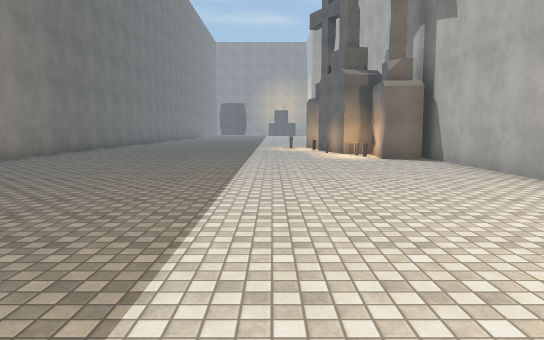
[1] (above)

21 first-person views from a walk through a 3-D level made in the Unity game engine. The camera is 1.5 m above the floor, tilts 6° down and sees 70° across. The floor is counted in squares, 2 m on a side. Each view is taken from the middle of a square. On the plan, view 1 faces up. The plan holds only what a view shows up to about 12 squares ahead; the rest is blank. The place goes on beyond the plan. The player is left out. Surface patterns are stand-ins for the level's own textures.

[2]
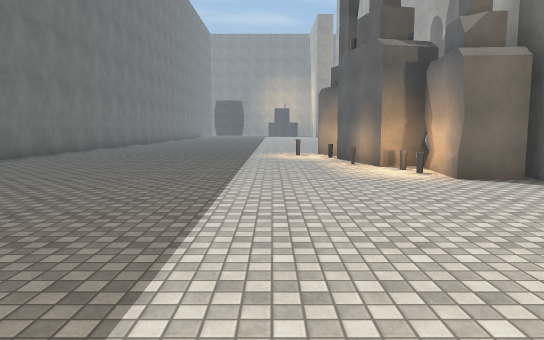

[3]
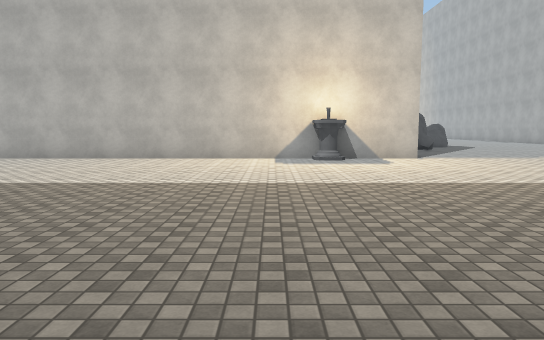

[4]
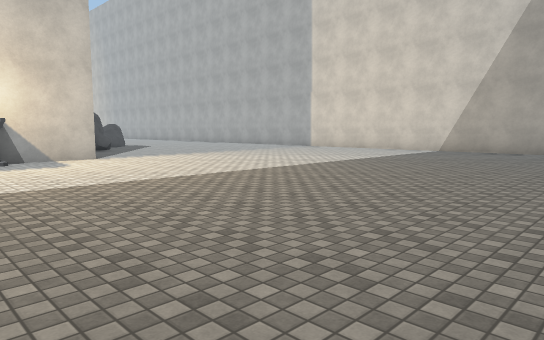

[5]
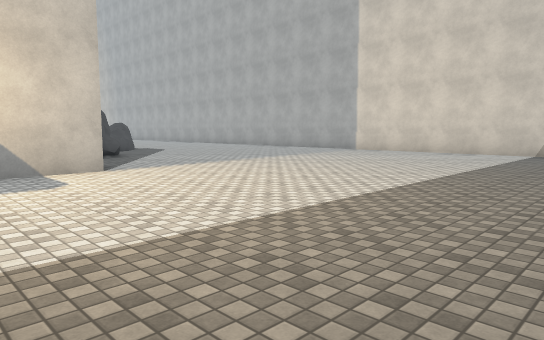

[6]
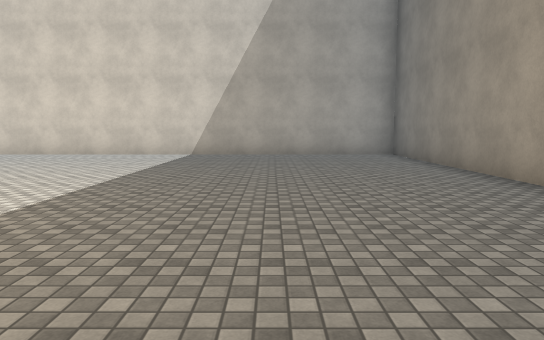

[7]
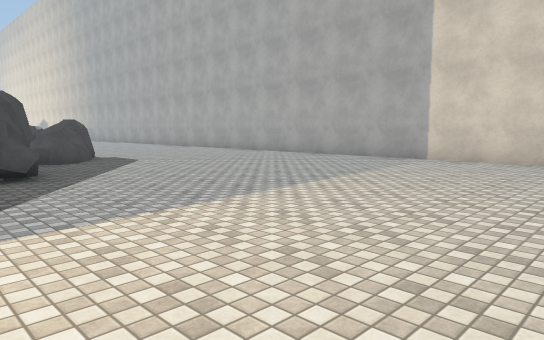

[8]
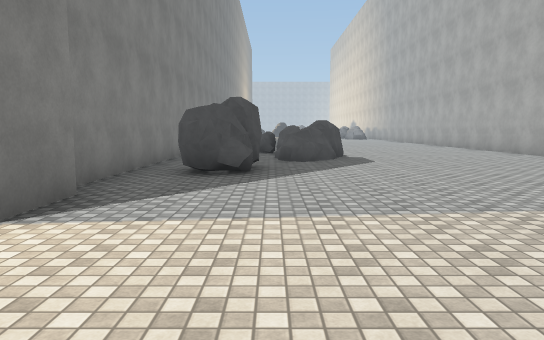

[9]
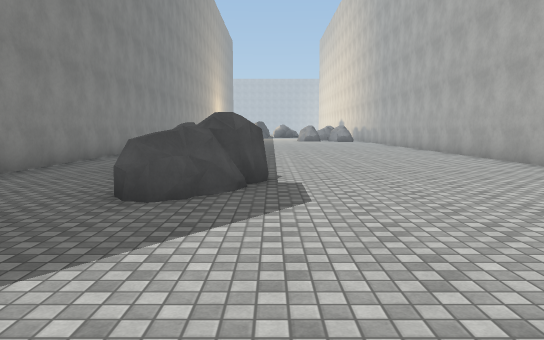

[10]
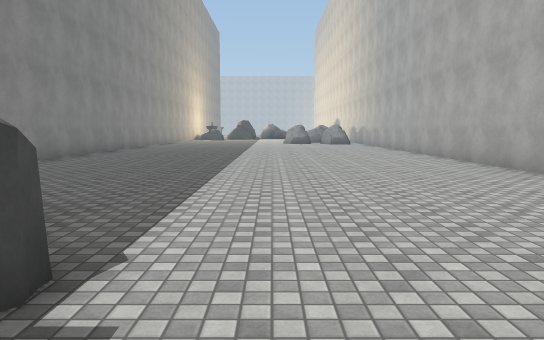

[11]
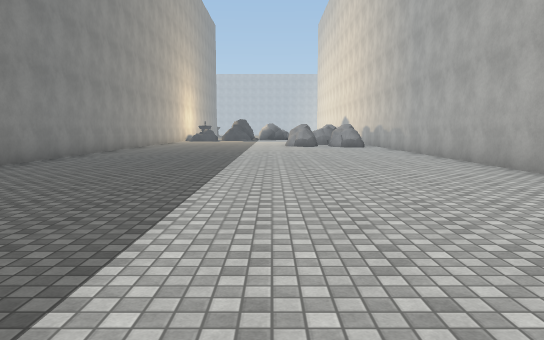

[12]
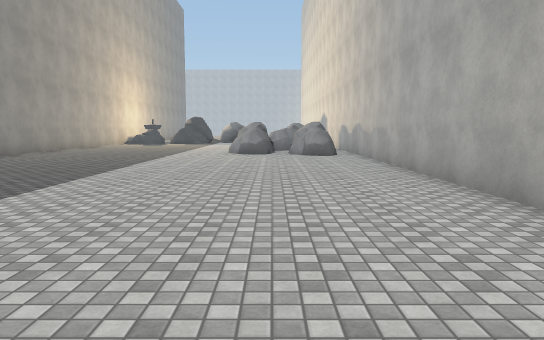

[13]
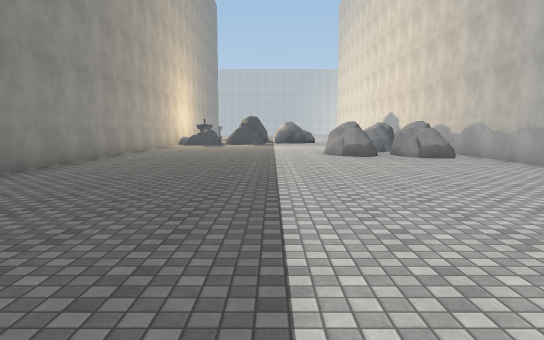

[14]
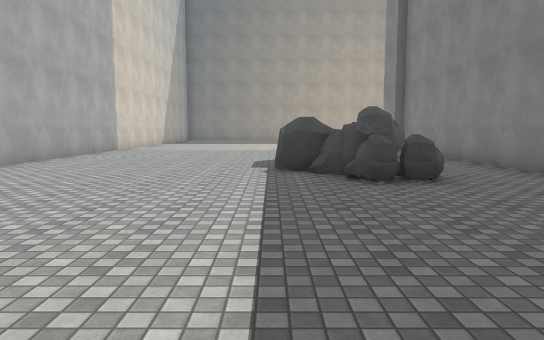

[15]
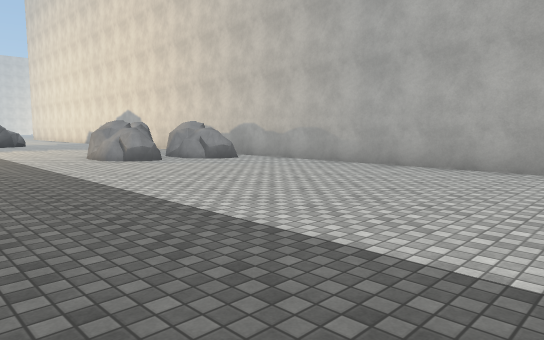

[16]
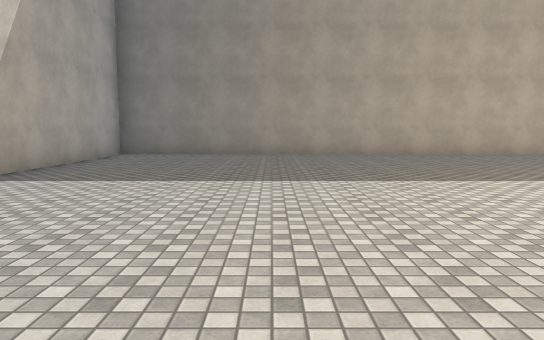

[17]
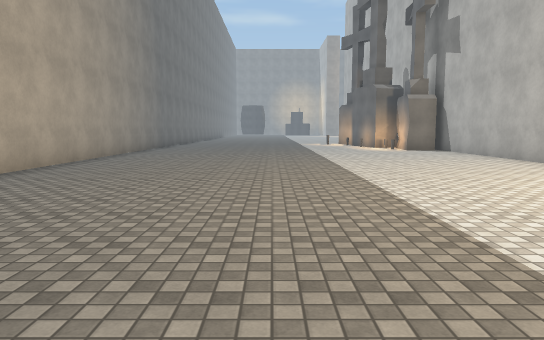

[18]
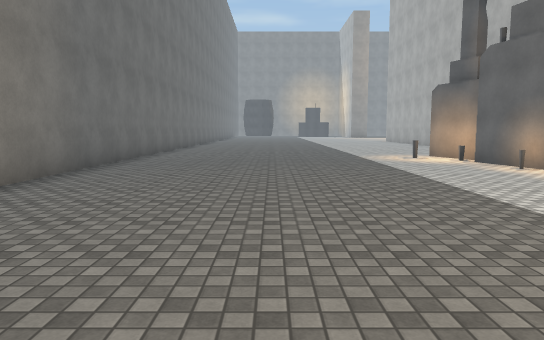

[19]
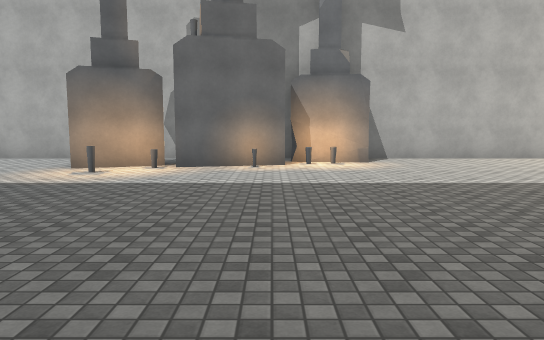

[20]
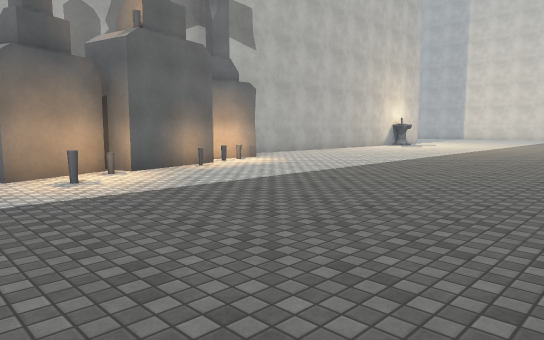

[21]
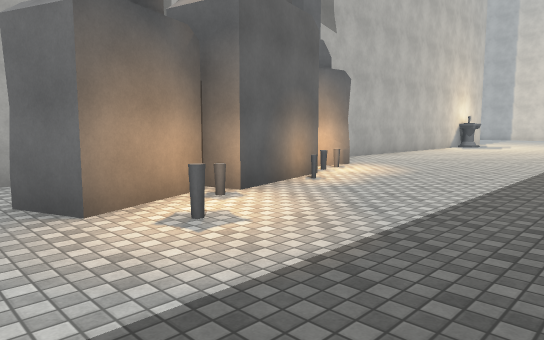

### Floor plan
Key: @ floor where view 1 was taken; # wall or solid block; . floor; R rock; O other object.
Columns run from 7 left of view 1 to 31 right of it. Each row starts with its distance up from view 1.
 17 #..........#
 16 #........#.#
 15 #.......O###
 14 #........O #
 13 #........###
 12 #........O##
 11 #........OO#
 10 #.........##
  9 #..........#
  8 #..........#
  7 #..........#
  6 #..........#
  5 #..........#
  4 #..........#
  3 #..........#
  2  ..........#
  1  ..........#
  0 #......@...O
 -1 #..........#
 -2 #..........############################
 -3 #..........##..........................
 -4 #.............RRR......................
 -5 #...............R.R.R..................
 -6 #................RRRR..................
 -7 #..................R...................
 -8 #......................................
 -9 #....................................RR
-10 #....................................RR
-11 #...................................RRR
-12 #....................................R
-13 #######################################

Positions as (right, up) in squares from view 1, and headings:
1: (0, 0), facing up
2: (0, 4), facing up
3: (-6, 1), facing right
4: (-6, 1), facing down-right
5: (-3, 0), facing down-right
6: (-3, -1), facing down
7: (1, -3), facing down-right
8: (1, -5), facing right
9: (6, -7), facing right
10: (10, -8), facing right
11: (13, -8), facing right
12: (18, -10), facing right
13: (19, -7), facing right
14: (19, -7), facing left
15: (21, -5), facing down-right
16: (5, -8), facing left
17: (-2, -4), facing up
18: (-3, 5), facing up
19: (-6, 12), facing right
20: (-5, 17), facing down-right
21: (-2, 17), facing down-right
